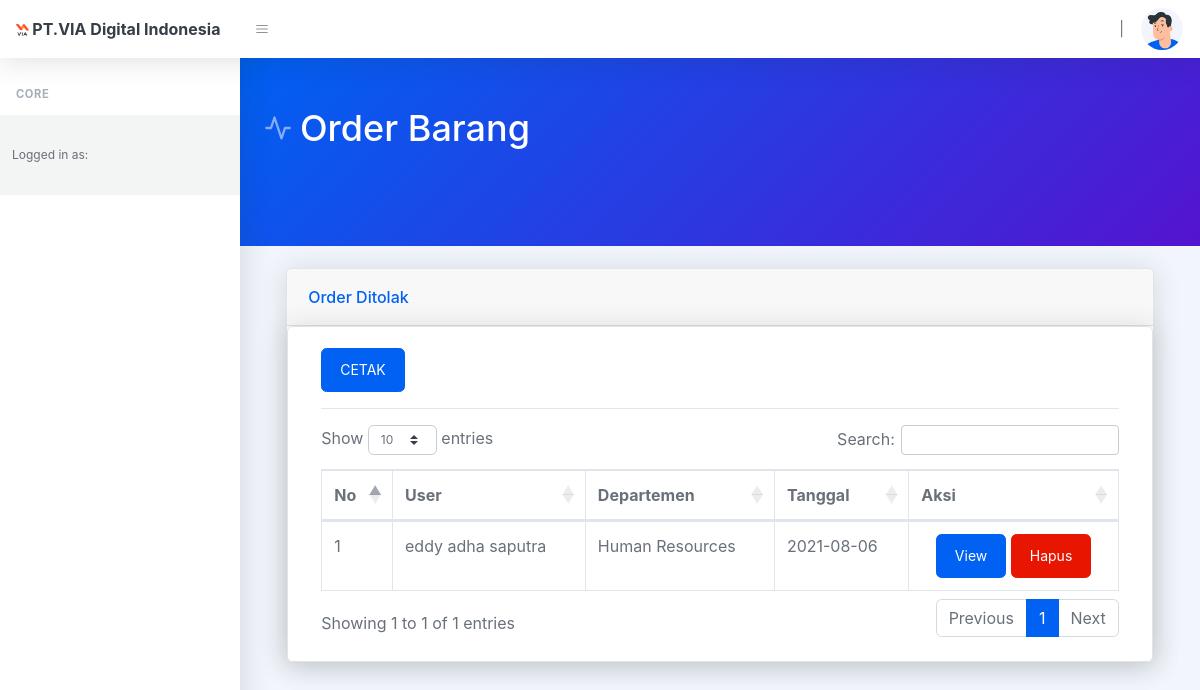
Page /index.php/order/order_ditolak on the earlier database version.
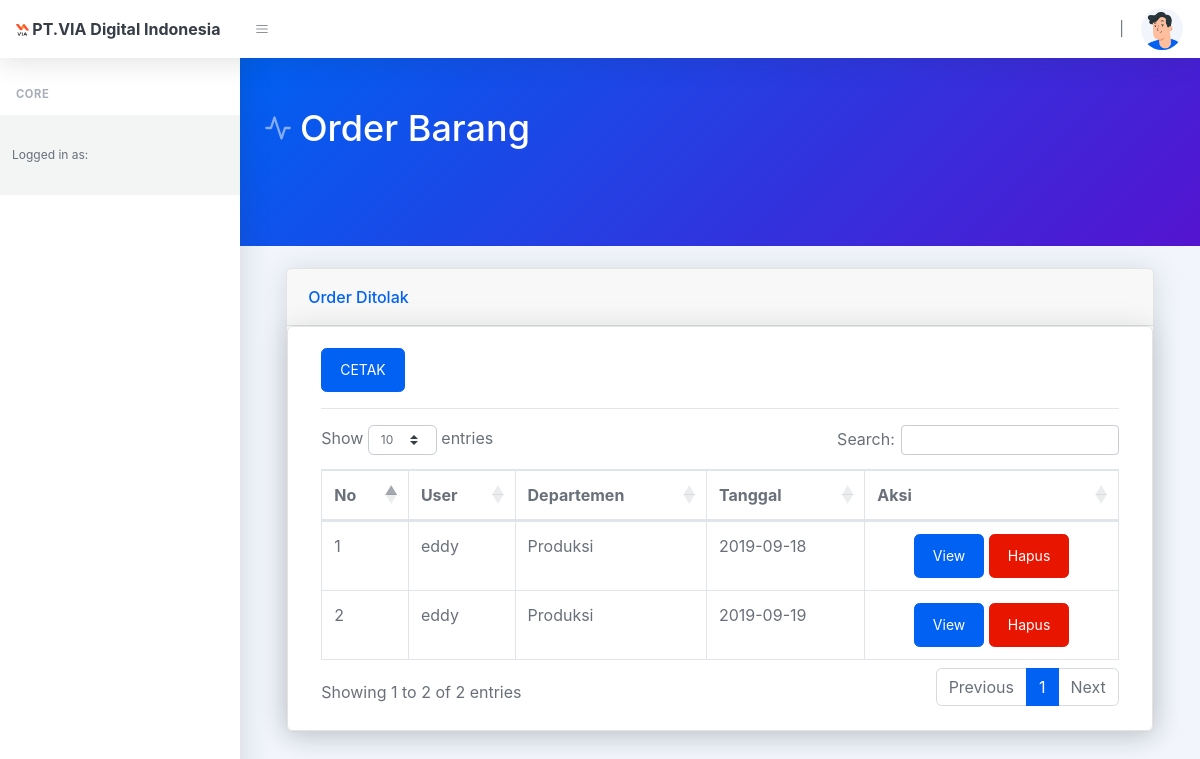
Same page on the later database version.
### tables this page shows
CREATE TABLE `order_status` (
  `id_ker` int(11) NOT NULL,
  `departemen` varchar(255) NOT NULL,
  `user` varchar(255) NOT NULL,
  `status` int(12) NOT NULL,
  `tanggal` varchar(255) NOT NULL
);

CREATE TABLE `departemen` (
  `id` int(11) NOT NULL,
  `nama_dep` varchar(50) NOT NULL
);

### application/controllers/Order.php (called while the page is built, shortened)
<?php
class Order extends CI_Controller
{
    public function __construct()
    {
        $this->load->model('order_model');
        $this->load->model('jabatan_model');
        $this->load->model('akun_model');
    }
    public function order_ditolak()
    {
        $data['judul'] = 'Order Barang';
        $data['alerts'] = $this->order_model->getDataJoin();
        $data['alerts_3'] = $this->order_model->alerts_3();
        $data['data'] = $this->order_model->order_ditolak();
        $data['nama'] = $this->session->userdata('nama_lengkap');
        $data['jabatan'] = $this->jabatan_model->getDataById($this->session->userdata('id_jab'));
        $data['level_akun'] = $this->session->userdata('level');
        $this->load->view('template/header', $data);
        $this->load->view('order/order_ditolak', $data);
        $this->load->view('template/footer');
    }
}

### index.php (called while the page is built, shortened)
<?php
require_once BASEPATH.'core/CodeIgniter.php';

### application/models/Order_model.php (called while the page is built, shortened)
<?php
class Order_model extends CI_Model
{
    public function getDataJoin()
    {
        $this->db->select('*');
        $this->db->from('order_status');
        $this->db->join('departemen', 'departemen.id = order_status.departemen');
        $this->db->where('status', 2);
        $query = $this->db->get();
        return $query->result();
    }
    public function order_ditolak()
    {
        $this->db->select('*');
        $this->db->from('order_status');
        $this->db->join('departemen', 'departemen.id = order_status.departemen');
        $this->db->where('status', 4);
        $query = $this->db->get();
        return $query->result();
    }
    public function alerts_3()
    {
        $this->db->select('*');
        $this->db->from('order_status');
        $this->db->join('departemen', 'departemen.id = order_status.departemen');
        $this->db->where('status', 3);
        $query = $this->db->get();
        return $query->result();
    }
}

### application/models/Jabatan_model.php (called while the page is built, shortened)
<?php
class Jabatan_model extends CI_Model
{
    public function getDataById($id)
    {
        $this->db->where('id_jab', $id);
        $query = $this->db->get('jabatan');
        return $query->row();
    }
}

### application/views/order/order_ditolak.php (the view)
<div class="container">
    <div class="card-body">
        <div class="card shadow mb-4">
            <div class="card-header">
                Order Ditolak
            </div>
            <div class="card">
                <div class="card-body">
                    <div class="row">
                        <div class="table-responsive">
                            <div class="container">
                                <a href="<?= base_url('order/cetak_order_ditolak') ?>" class="btn btn-primary">CETAK</a>
                                <hr>
                                <table class="table table-bordered" id="dataTable" width="100%" cellspacing="0">
                                    <div class="container">
                                        <thead>
                                            <tr>
                                                <th>No</th>
                                                <th>User</th>
                                                <th>Departemen</th>
                                                <th>Tanggal</th>
                                                <th>Aksi</th>
                                            </tr>
                                        </thead>
                                        <tbody>
                                            <?php
                                            $nomor = 1;
                                            foreach ($data as $x) { ?>
                                                <tr>
                                                    <td><?= $nomor++; ?></td>
                                                    <td><?= $x->user; ?></td>
                                                    <td><?= $x->nama_dep; ?></td>
                                                    <td><?= $x->tanggal; ?></td>
                                                    <td align="center">
                                                        <a href="<?= base_url('order/view_ditolak/') . $x->id_ker ?>" class="btn btn-primary">View</a>
                                                        <a href="<?= base_url('order/hapusorder/') . $x->id_ker ?>" onclick="return confirm('Yakin Hapus?')" class="btn btn-danger">Hapus</a>
                                                    </td>
                                                </tr>
                                            <?php } ?>
                                        </tbody>
                                </table>
                            </div>
                        </div>
                    </div>
                </div>
            </div>
        </div>
    </div>
</div>

Differences in the rows shown:
no longer on this page (row edited): order_status: user "eddy adha saputra", departemen.nama_dep "Human Resources", tanggal "2021-08-06"
now on this page (row edited): order_status: user "eddy", departemen.nama_dep "Produksi", tanggal "2019-09-18"
now on this page (row edited): order_status: user "eddy", departemen.nama_dep "Produksi", tanggal "2019-09-19"
Other differences:
text written by a page script: "Show entries Search: Showing 1 to 1 of 1 entries Previous 1 Next" → "Show entries Search: Showing 1 to 2 of 2 entries Previous 1 Next"
